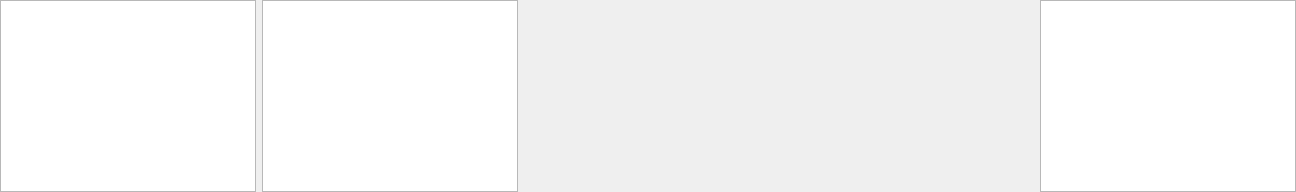
        <widget class="QWidget" name="widget_word" native="true">
         <layout class="QHBoxLayout" name="horizontalLayout_3">
          <property name="leftMargin">
           <number>0</number>
          </property>
          <property name="topMargin">
           <number>0</number>
          </property>
          <property name="rightMargin">
           <number>0</number>
          </property>
          <property name="bottomMargin">
           <number>0</number>
          </property>
          <item>
           <widget class="CopyLabel" name="copyLabel_word">
            <property name="sizePolicy">
             <sizepolicy hsizetype="Preferred" vsizetype="Preferred">
              <horstretch>0</horstretch>
              <verstretch>0</verstretch>
             </sizepolicy>
            </property>
            <property name="minimumSize">
             <size>
              <width>0</width>
              <height>54</height>
             </size>
            </property>
            <property name="lineWrapMode">
             <enum>QTextEdit::NoWrap</enum>
            </property>
           </widget>
          </item>
          <item>
           <widget class="CopyLabel" name="copyLabel_phoneticSymbol">
            <property name="sizePolicy">
             <sizepolicy hsizetype="Preferred" vsizetype="Preferred">
              <horstretch>0</horstretch>
              <verstretch>0</verstretch>
             </sizepolicy>
            </property>
            <property name="minimumSize">
             <size>
              <width>0</width>
              <height>54</height>
             </size>
            </property>
            <property name="lineWrapMode">
             <enum>QTextEdit::NoWrap</enum>
            </property>
           </widget>
          </item>
          <item>
           <spacer name="horizontalSpacer_3">
            <property name="orientation">
             <enum>Qt::Horizontal</enum>
            </property>
            <property name="sizeHint" stdset="0">
             <size>
              <width>516</width>
              <height>51</height>
             </size>
            </property>
           </spacer>
          </item>
          <item>
           <widget class="CopyLabel" name="copyLabel_times">
            <property name="sizePolicy">
             <sizepolicy hsizetype="Preferred" vsizetype="Preferred">
              <horstretch>0</horstretch>
              <verstretch>0</verstretch>
             </sizepolicy>
            </property>
            <property name="minimumSize">
             <size>
              <width>0</width>
              <height>54</height>
             </size>
            </property>
            <property name="lineWrapMode">
             <enum>QTextEdit::NoWrap</enum>
            </property>
           </widget>
          </item>
         </layout>
        </widget>
